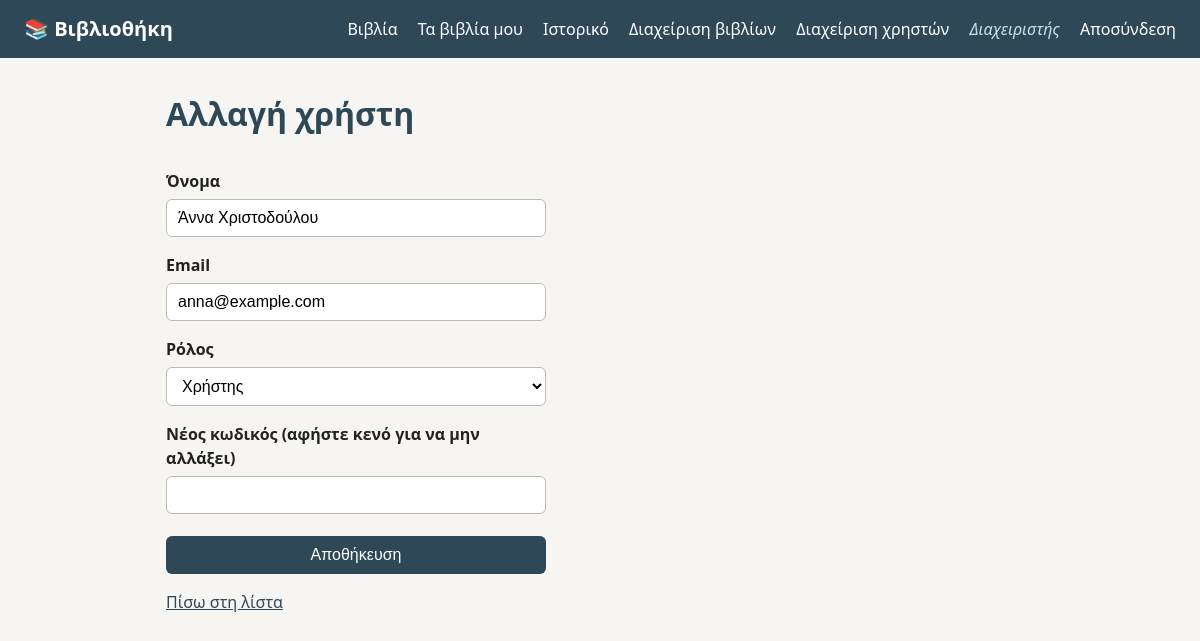
The app's page /admin/users/10/edit (signed in) with its own data.
### tables this page shows
CREATE TABLE users (
    id            INTEGER PRIMARY KEY AUTOINCREMENT,
    name          TEXT NOT NULL,
    email         TEXT NOT NULL UNIQUE,
    password_hash TEXT NOT NULL,
    role          TEXT NOT NULL DEFAULT 'user'
                  CHECK (role IN ('admin', 'user'))
);

### controllers/admin_controller.py (the view, shortened to what this page needs)
@admin.route("/users/<int:user_id>/edit", methods=["GET", "POST"])
@admin_required
def edit_user(user_id):
    try:
        user = current_app.user_service.get(user_id)
    except ServiceError as error:
        flash(str(error), "error")
        return redirect(url_for("admin.users"))
    return render_template("admin/user_form.html",
                           heading="Αλλαγή χρήστη", user=user, is_new=False)

### controllers/auth_controller.py (called while the page is built)
@auth.before_app_request
def load_current_user():
    g.user = None
    user_id = session.get("user_id")
    if user_id is not None:
        try:
            g.user = current_app.user_service.get(user_id)
        except ServiceError:
            session.clear()

### dao/user_dao.py (called while the page is built)
    def get_by_id(self, user_id):
        conn = get_connection(self.db_path)
        row = conn.execute(
            "SELECT * FROM users WHERE id = ?", (user_id,)
        ).fetchone()
        conn.close()
        if row is None:
            return None
        return self._row_to_user(row)

    def _row_to_user(self, row):
        return User(
            id=row["id"],
            name=row["name"],
            email=row["email"],
            password_hash=row["password_hash"],
            role=row["role"],
        )

### database.py (called while the page is built)
def get_connection(db_path=DB_PATH):
    conn = sqlite3.connect(db_path)
    conn.row_factory = sqlite3.Row
    conn.execute("PRAGMA foreign_keys = ON")
    return conn

### models/user.py (called while the page is built)
    def is_admin(self):
        return self.role == User.ROLE_ADMIN

### services/user_service.py (called while the page is built)
    def get(self, user_id):
        user = self.user_dao.get_by_id(user_id)
        if user is None:
            raise ServiceError("Ο χρήστης δεν βρέθηκε.")
        return user

### templates/admin/user_form.html (shortened to what this page needs)
{% extends "base.html" %}
{% block content %}
    <h1>{{ heading }}</h1>
    <form method="post">
        <label for="name">Όνομα</label>
        <input id="name" name="name" value="{{ user.name or '' }}" required>
        <label for="email">Email</label>
        <input id="email" name="email" type="email" value="{{ user.email or '' }}" required>
        <label for="role">Ρόλος</label>
        <select id="role" name="role">
            <option value="user" {% if user.role != "admin" %}selected{% endif %}>Χρήστης</option>
        </select>
        {% if is_new %}
            <label for="password">Κωδικός (τουλάχιστον 6 χαρακτήρες)</label>
            <input id="password" name="password" type="password" required>
        {% else %}
            <label for="password">Νέος κωδικός (αφήστε κενό για να μην αλλάξει)</label>
            <input id="password" name="password" type="password">
        {% endif %}
        <button type="submit">Αποθήκευση</button>
    </form>
    <p><a href="{{ url_for('admin.users') }}">Πίσω στη λίστα</a></p>
{% endblock %}

### templates/base.html (shortened to what this page needs)
<!doctype html>
<html lang="el">
<head>
    <link rel="stylesheet" href="{{ url_for('static', filename='style.css') }}">
</head>
<body>
    <header>
        <a class="logo" href="{{ url_for('home') }}">📚 Βιβλιοθήκη</a>
        <nav>
            {% if g.user %}
                <a href="{{ url_for('user.books') }}">Βιβλία</a>
                <a href="{{ url_for('user.my_loans') }}">Τα βιβλία μου</a>
                <a href="{{ url_for('user.history') }}">Ιστορικό</a>
                {% if g.user.is_admin() %}
                    <a href="{{ url_for('admin.books') }}">Διαχείριση βιβλίων</a>
                    <a href="{{ url_for('admin.users') }}">Διαχείριση χρηστών</a>
                {% endif %}
                <span class="user-name">{{ g.user.name }}</span>
                <a href="{{ url_for('auth.logout') }}">Αποσύνδεση</a>
            {% else %}
                <a href="{{ url_for('auth.login') }}">Σύνδεση</a>
                <a href="{{ url_for('auth.register') }}">Εγγραφή</a>
            {% endif %}
        </nav>
    </header>
    <main>
        {% block content %}{% endblock %}
    </main>
</body>
</html>

### static/style.css (style rules this page uses)
:root { --primary: #2f4858; --primary-light: #3e5f74; --background: #f6f5f2; --card: #ffffff; --text: #222222; --muted: #6b6b6b; --border: #e5e2dc; --success-bg: #dff3e4; --success-text: #1d5e2f; --error-bg: #fbe3e3; --error-text: #8a1c1c; --danger: #a33a3a; --danger-light: #c04848; }
* { box-sizing: border-box; }
body { font-family: system-ui, sans-serif; margin: 0; background: var(--background); color: var(--text); line-height: 1.5; }
main { max-width: 900px; margin: 32px auto; padding: 0 16px; }
h1 { margin-top: 0; color: var(--primary); }
a { color: var(--primary); }
header { display: flex; flex-wrap: wrap; justify-content: space-between; align-items: center; gap: 8px; padding: 14px 24px; background: var(--primary); }
header a { color: white; text-decoration: none; margin-left: 16px; }
header .logo { font-weight: bold; font-size: 1.25em; margin-left: 0; }
header .user-name { color: #cfe0ea; margin-left: 16px; font-style: italic; }
form { display: flex; flex-direction: column; gap: 6px; max-width: 380px; }
label { margin-top: 10px; font-weight: 600; }
input, select { padding: 9px 11px; border: 1px solid #bbb; border-radius: 6px; font-size: 1em; background: white; }
button { margin-top: 16px; padding: 10px; border: none; border-radius: 6px; background: var(--primary); color: white; font-size: 1em; cursor: pointer; }

### records on screen
users: user.name "Διαχειριστής"
users: name "Άννα Χριστοδούλου", email "anna@example.com", role "Χρήστης"

### other values on screen
{{ heading }} "Αλλαγή χρήστη"
